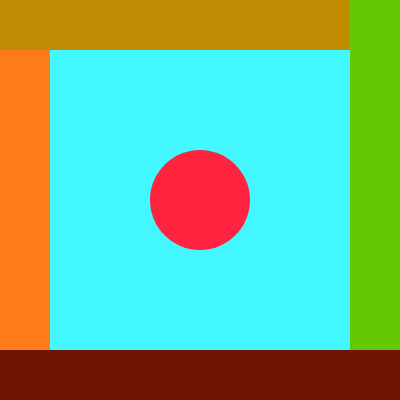
Frame 1 (no input)
Frame 60 (no input): identical to frame 1, image omitted
Frame 120 (the mouse pressed at the canvas centre since frame 60): identical to frame 1, image omitted

The p5.js sketch that drew this single still picture (run headless with seeded random() and noise() and a simulated clock; from frame 60 on, the mouse is pressed at the canvas centre):

// p5.js sketch
// ── sketch.js
var rectangle = {// object created for the rectangle
  x:0,
  y:50,
  diam: 50,
  r: 255,
  g:123,
  b: 25,
}

var rectangle2 = {//top rectangle having its own object as well.
  x:0,
  y:0,
  diam: 50,
  r: 193,
  g:138,
  b: 3,
}

var rectangle3 = {//right side rectangle.
  x:350,
  y:0,
  diam: 50,
  r: 100,
  g:200,
  b: 3,
}

var rectangle4 = {//bottom rectangle
  x:0,
  y:350,
  diam: 50,
  r:110,
  g:20,
  b: 3,
}

var elli = {//ellipse placed in the middle with the values set.
  x:200,
  y:200,
  diam:100,
  r:255,
  g:35,
  b:64,
}

function setup() {
  createCanvas(400,400);
}

function draw() {
  background(66,247,255);
  noStroke();
  
  fill (elli.r,elli.g,elli.b);
  ellipse(elli.x, elli.y, elli.diam, elli.diam);
  
  fill(rectangle.r,rectangle.g,rectangle.b);
  rect(rectangle.x,rectangle.y,rectangle.diam,rectangle.diam +250);
  
  fill(rectangle2.r,rectangle2.g,rectangle2.b);
  rect(rectangle2.x,rectangle2.y,rectangle2.diam+ 300,rectangle2.diam);

  fill(rectangle3.r,rectangle3.g,rectangle3.b);
  rect(rectangle3.x,rectangle3.y,rectangle3.diam,rectangle2.diam + 300);
  
  fill(rectangle4.r,rectangle4.g,rectangle4.b);
  rect(rectangle4.x,rectangle4.y,rectangle4.diam + 350,rectangle4.diam);
  
  
  
}
